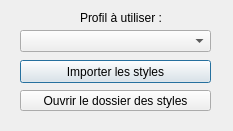
<?xml version="1.0" encoding="UTF-8"?>
<ui version="4.0">
 <class>StyleImportDialogBase</class>
 <widget class="QDialog" name="StyleImportDialogBase">
  <property name="geometry">
   <rect>
    <x>0</x>
    <y>0</y>
    <width>233</width>
    <height>131</height>
   </rect>
  </property>
  <property name="windowTitle">
   <string>Style Import</string>
  </property>
  <widget class="QToolButton" name="ouvrir">
   <property name="geometry">
    <rect>
     <x>20</x>
     <y>90</y>
     <width>191</width>
     <height>21</height>
    </rect>
   </property>
   <property name="text">
    <string>Ouvrir le dossier des styles</string>
   </property>
  </widget>
  <widget class="QComboBox" name="comboBox">
   <property name="geometry">
    <rect>
     <x>20</x>
     <y>30</y>
     <width>191</width>
     <height>22</height>
    </rect>
   </property>
  </widget>
  <widget class="QLabel" name="label_2">
   <property name="geometry">
    <rect>
     <x>80</x>
     <y>10</y>
     <width>271</width>
     <height>16</height>
    </rect>
   </property>
   <property name="text">
    <string>Profil à utiliser :</string>
   </property>
  </widget>
  <widget class="QPushButton" name="pushButton">
   <property name="geometry">
    <rect>
     <x>20</x>
     <y>60</y>
     <width>191</width>
     <height>23</height>
    </rect>
   </property>
   <property name="text">
    <string>Importer les styles</string>
   </property>
  </widget>
 </widget>
 <resources/>
 <connections>
  <connection>
   <sender>ouvrir</sender>
   <signal>clicked()</signal>
   <receiver>StyleImportDialogBase</receiver>
   <slot>openfile()</slot>
   <hints>
    <hint type="sourcelabel">
     <x>210</x>
     <y>90</y>
    </hint>
    <hint type="destinationlabel">
     <x>232</x>
     <y>68</y>
    </hint>
   </hints>
  </connection>
  <connection>
   <sender>pushButton</sender>
   <signal>clicked()</signal>
   <receiver>StyleImportDialogBase</receiver>
   <slot>importerStyle()</slot>
   <hints>
    <hint type="sourcelabel">
     <x>21</x>
     <y>70</y>
    </hint>
    <hint type="destinationlabel">
     <x>9</x>
     <y>61</y>
    </hint>
   </hints>
  </connection>
 </connections>
 <slots>
  <slot>openfile()</slot>
  <slot>importerStyle()</slot>
 </slots>
</ui>
